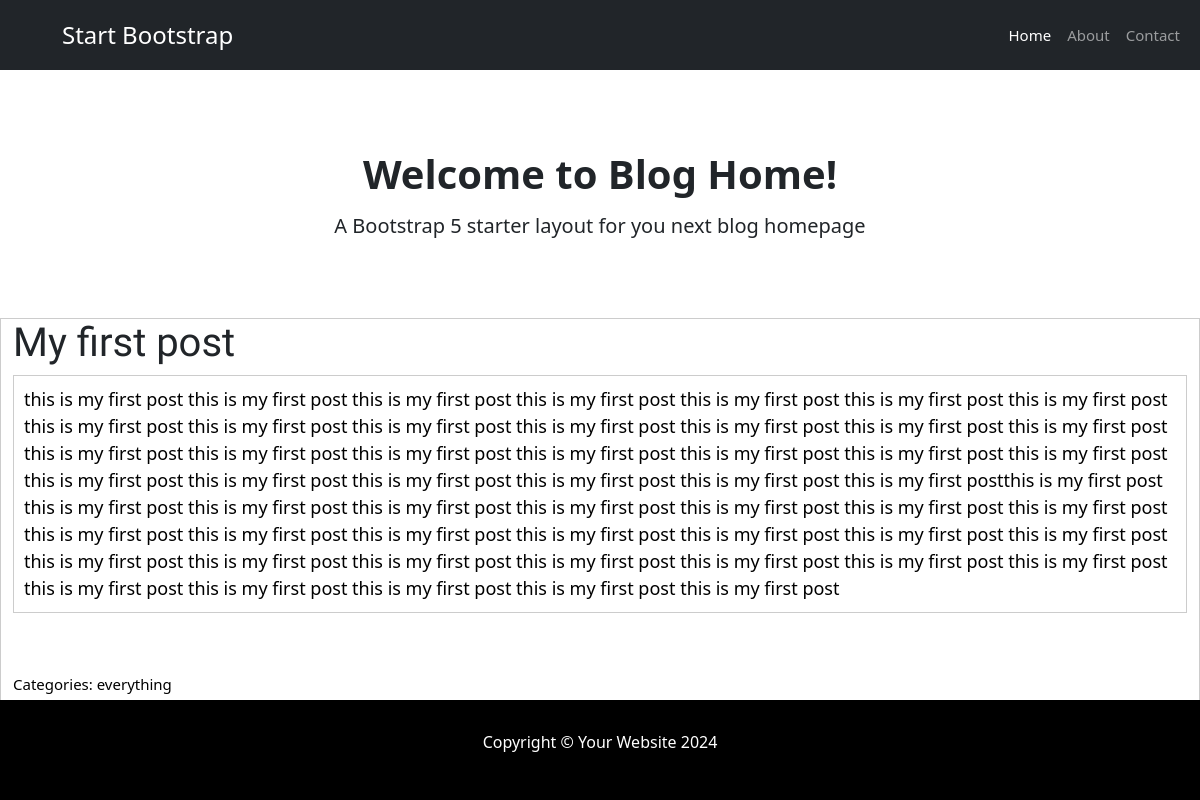
The app's page /post/1/ with its own data.
### blog/models.py (models this page shows)
class Post(models.Model):
    title = models.CharField(max_length=200)
    content = models.TextField()
    date_posted = models.DateTimeField(default=timezone.now)
    categories = models.ManyToManyField(Category, related_name='posts')

class Category(models.Model):
    name = models.CharField(max_length=100, unique=True)

### blog/views.py (the view)
# urls.py: path('post/<int:pk>/', views.post_detail, name='post_detail'),
def post_detail(request, pk):
    post = get_object_or_404(Post, pk=pk)
    return render(request, 'blog/post_detail.html', {'post': post})

### blog/templates/blog/post_detail.html (shortened to what this page needs)
{% extends 'blog/base.html' %}
{% block content %}
    <div class="post">
        <h5>{{ post.title }}</h5>
        <p>{{ post.content|linebreaksbr }}</p>
    </div>
    <div class="category">
        Categories:
        {% for category in post.categories.all %}
            {{ category.name }}{% if not forloop.last %}, {% endif %}
        {% endfor %}
    </div>
    <a class="btn btn-default" href="{% url 'add_comment_to_post' pk=post.pk %}">Add comment</a>
{% endblock %}

### blog/static/css/blog.css (style rules this page uses)
.post { margin-bottom: 60px; }
.post h5 { font-size: 40px; font-family: "Lobster", cursive; }
.post p { border: 1px solid #ccc; margin-bottom: 0px; padding: 10px; font-size: 18px; color: #000000; }
.category { font-size: 15px; color: #000000; margin-bottom: 10px; }
.btn.btn-default { background-color: #d49494; color: white; border: 1px solid #000000; padding: 5px 10px; font-size: 18px; cursor: pointer; }

### records on screen
Post: title "My first post", content "this is my first post this is my first post this is my first post this is my first post this is my first post this is my first post this is my first post this is my first post this is my first post this is my first post this is my first post this is my first post this is my first post this is my first post this is my first post this is my first post this is my first post this is my first post this is my first post this is my first post this is my first post this is my first post this is my first post this is my first post this is my first post this is my first post this is my first postthis is my first post this is my first post this is my first post this is my first post this is my first…"
Category: name "everything"
